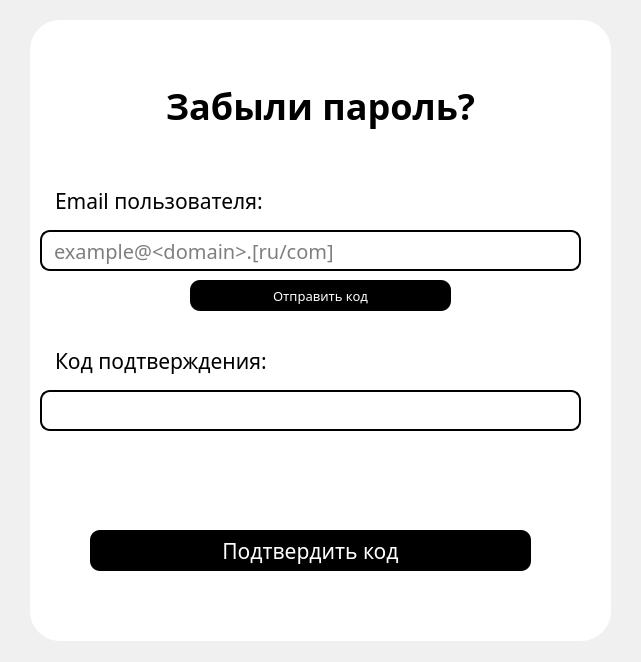
<?xml version="1.0" encoding="UTF-8"?>
<ui version="4.0">
 <class>Form</class>
 <widget class="QWidget" name="Form">
  <property name="geometry">
   <rect>
    <x>0</x>
    <y>0</y>
    <width>641</width>
    <height>662</height>
   </rect>
  </property>
  <property name="windowTitle">
   <string>Form</string>
  </property>
  <property name="styleSheet">
   <string notr="true">background-color: rgb(240, 240, 240);</string>
  </property>
  <widget class="QLabel" name="container">
   <property name="geometry">
    <rect>
     <x>30</x>
     <y>20</y>
     <width>581</width>
     <height>621</height>
    </rect>
   </property>
   <property name="font">
    <font>
     <family>Microsoft YaHei</family>
     <underline>true</underline>
    </font>
   </property>
   <property name="styleSheet">
    <string notr="true">background-color: #fff; border-radius: 30px;</string>
   </property>
   <property name="text">
    <string/>
   </property>
  </widget>
  <widget class="QLabel" name="header">
   <property name="geometry">
    <rect>
     <x>40</x>
     <y>80</y>
     <width>561</width>
     <height>51</height>
    </rect>
   </property>
   <property name="font">
    <font>
     <family>Microsoft YaHei</family>
     <pointsize>27</pointsize>
     <weight>75</weight>
     <bold>true</bold>
    </font>
   </property>
   <property name="styleSheet">
    <string notr="true">background-color: #fff;</string>
   </property>
   <property name="text">
    <string>Забыли пароль?</string>
   </property>
   <property name="alignment">
    <set>Qt::AlignCenter</set>
   </property>
  </widget>
  <widget class="QLabel" name="email">
   <property name="geometry">
    <rect>
     <x>40</x>
     <y>180</y>
     <width>531</width>
     <height>41</height>
    </rect>
   </property>
   <property name="font">
    <font>
     <family>Microsoft YaHei</family>
     <pointsize>16</pointsize>
     <weight>50</weight>
     <bold>false</bold>
    </font>
   </property>
   <property name="styleSheet">
    <string notr="true">background-color: #fff;
padding: 0 10px;</string>
   </property>
   <property name="text">
    <string>Email пользователя:</string>
   </property>
  </widget>
  <widget class="QLineEdit" name="email_edit">
   <property name="geometry">
    <rect>
     <x>40</x>
     <y>230</y>
     <width>541</width>
     <height>41</height>
    </rect>
   </property>
   <property name="font">
    <font>
     <family>Microsoft YaHei</family>
     <pointsize>15</pointsize>
    </font>
   </property>
   <property name="styleSheet">
    <string notr="true">background-color: #fff;
border: 2px solid black;
border-radius: 10px;
padding: 0 10px;
</string>
   </property>
   <property name="text">
    <string/>
   </property>
   <property name="placeholderText">
    <string>example@&lt;domain&gt;.[ru/com]</string>
   </property>
  </widget>
  <widget class="QLabel" name="code">
   <property name="geometry">
    <rect>
     <x>40</x>
     <y>340</y>
     <width>531</width>
     <height>41</height>
    </rect>
   </property>
   <property name="font">
    <font>
     <family>Microsoft YaHei</family>
     <pointsize>16</pointsize>
     <weight>50</weight>
     <bold>false</bold>
    </font>
   </property>
   <property name="styleSheet">
    <string notr="true">background-color: #fff;
padding: 0 10px;</string>
   </property>
   <property name="text">
    <string>Код подтверждения:</string>
   </property>
  </widget>
  <widget class="QLineEdit" name="code_edit">
   <property name="geometry">
    <rect>
     <x>40</x>
     <y>390</y>
     <width>541</width>
     <height>41</height>
    </rect>
   </property>
   <property name="font">
    <font>
     <family>Microsoft YaHei</family>
     <pointsize>15</pointsize>
    </font>
   </property>
   <property name="styleSheet">
    <string notr="true">background-color: #fff;
border: 2px solid black;
border-radius: 10px;
padding: 0 10px;
</string>
   </property>
   <property name="text">
    <string/>
   </property>
   <property name="echoMode">
    <enum>QLineEdit::Normal</enum>
   </property>
  </widget>
  <widget class="QPushButton" name="button">
   <property name="geometry">
    <rect>
     <x>90</x>
     <y>530</y>
     <width>441</width>
     <height>41</height>
    </rect>
   </property>
   <property name="font">
    <font>
     <family>Microsoft YaHei</family>
     <pointsize>16</pointsize>
    </font>
   </property>
   <property name="styleSheet">
    <string notr="true">QPushButton#button {
	background-color: black; 
	color: white;
	border-radius: 10px;
}

QPushButton#button:hover {
	background-color: #474744;
}</string>
   </property>
   <property name="text">
    <string>Подтвердить код</string>
   </property>
  </widget>
  <widget class="QLabel" name="feedback">
   <property name="geometry">
    <rect>
     <x>40</x>
     <y>460</y>
     <width>551</width>
     <height>41</height>
    </rect>
   </property>
   <property name="font">
    <font>
     <pointsize>12</pointsize>
     <underline>true</underline>
    </font>
   </property>
   <property name="styleSheet">
    <string notr="true">background-color: #fff;
padding: 0 10px; color: red;</string>
   </property>
   <property name="text">
    <string/>
   </property>
  </widget>
  <widget class="QPushButton" name="button_code">
   <property name="geometry">
    <rect>
     <x>190</x>
     <y>280</y>
     <width>261</width>
     <height>31</height>
    </rect>
   </property>
   <property name="font">
    <font>
     <family>Microsoft YaHei</family>
     <pointsize>10</pointsize>
    </font>
   </property>
   <property name="styleSheet">
    <string notr="true">background-color: black; color: white; border-radius: 10px;</string>
   </property>
   <property name="text">
    <string>Отправить код</string>
   </property>
  </widget>
 </widget>
 <resources/>
 <connections/>
</ui>
